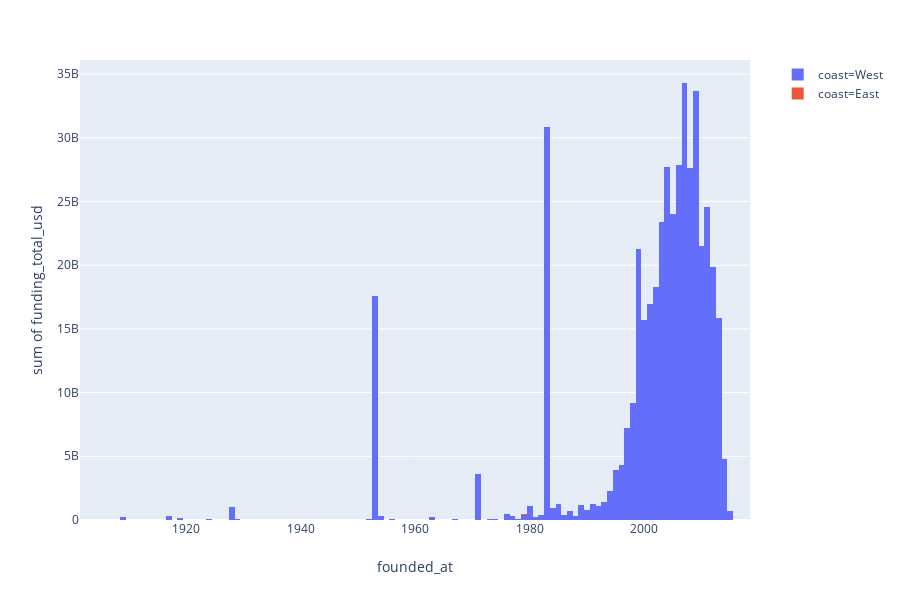

Source (notebook cell):
### Code cell
tips = px.data.tips()
fig = px.histogram(starter_data, x="founded_at", y="funding_total_usd", color="coast", histfunc='sum')
fig.show()

### Figure 1 — Plotly figure (JSON) as saved in the notebook; plotly's stock layout.template omitted (floating-point values rounded to 4 significant figures; data arrays with more than 128 entries replaced by an {"elided": "..."} marker saying what was removed)
{"data": [{"alignmentgroup": "True", "bingroup": "x", "histfunc": "sum", "hoverlabel": {"namelength": 0}, "hovertemplate": "coast=West<br>founded_at=%{x}<br>sum of funding_total_usd=%{y}", "legendgroup": "coast=West", "marker": {"color": "#636efa"}, "name": "coast=West", "offsetgroup": "coast=West", "orientation": "v", "showlegend": true, "type": "histogram", "x": {"elided": "13680 str values"}, "xaxis": "x", "y": {"elided": "13680 float values"}, "yaxis": "y"}, {"alignmentgroup": "True", "bingroup": "x", "histfunc": "sum", "hoverlabel": {"namelength": 0}, "hovertemplate": "coast=East<br>founded_at=%{x}<br>sum of funding_total_usd=%{y}", "legendgroup": "coast=East", "marker": {"color": "#EF553B"}, "name": "coast=East", "offsetgroup": "coast=East", "orientation": "v", "showlegend": true, "type": "histogram", "x": ["2005", "2006", "2012", "1979", "2012", "2009", "2011"], "xaxis": "x", "y": [8700000, 19024912, 10300000, 75000000, 150000, 10443323, 9700000], "yaxis": "y"}], "layout": {"barmode": "relative", "height": 600, "legend": {"tracegroupgap": 0}, "margin": {"t": 60}, "xaxis": {"anchor": "y", "domain": [0, 0.98], "title": {"text": "founded_at"}}, "yaxis": {"anchor": "x", "domain": [0, 1], "title": {"text": "sum of funding_total_usd"}}}}
